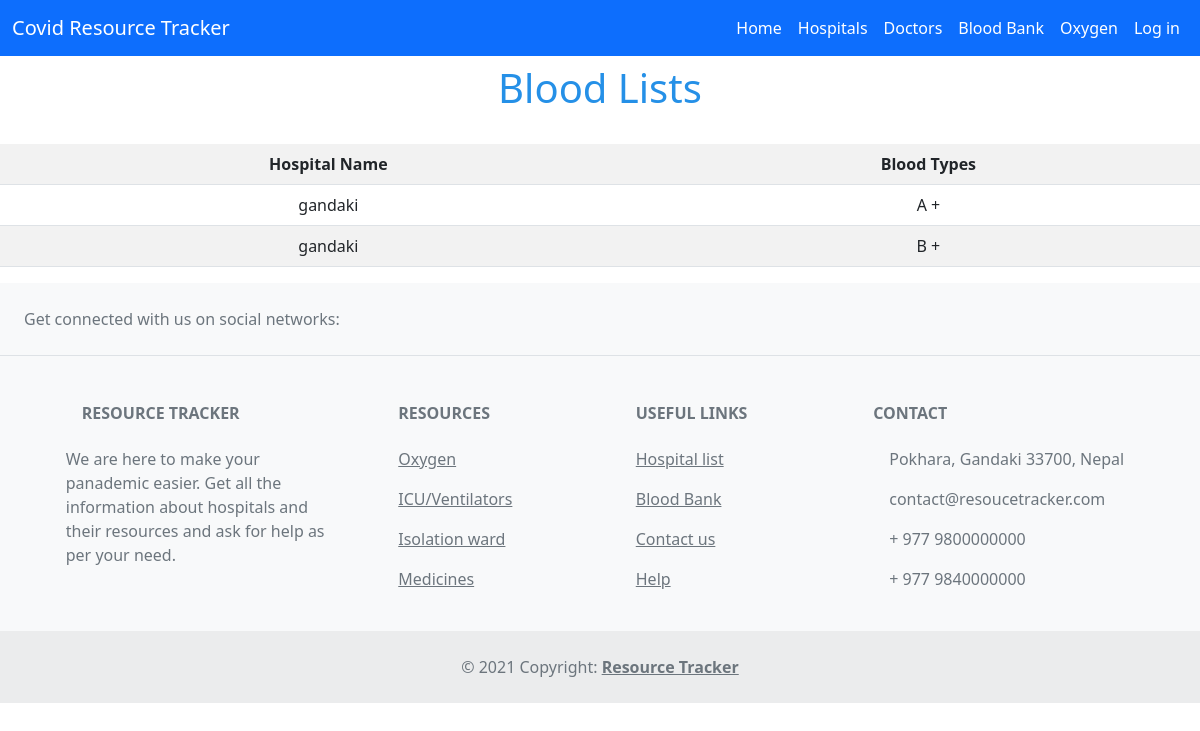
The page /blood_list/ on the database its author committed.
### apps/models.py (models this page shows, shortened)
class Blood(models.Model):
    hospital = models.ForeignKey(Hospital, on_delete=models.CASCADE)
    blood_type = models.CharField(choices=blood_types, max_length=10)

class Hospital(models.Model):
    name = models.CharField(max_length=255)
    email = models.EmailField(unique=True)
    address = models.CharField(max_length=255)
    contact_no = models.CharField(max_length=15)
    hospital_image = models.ImageField(upload_to='hospital_image')

### apps/user_views.py (the view)
# urls.py: path('blood_list/', blood_list, name='blood_list'),
def blood_list(request):
    bloods = Blood.objects.all()
    context = {
        'bloods': bloods,
    }
    return render(request, 'user/blood_list.html', context)

### apps/templates/user/blood_list.html (shortened to what this page needs)
{% extends 'user_base.html' %}
{% block content %}
<h1 class="text-center my-2">Blood Lists</h1>
<br>
<table class="table table-striped text-center">
    <tr>
        <th>Hospital Name</th>
        <th>Blood Types</th>
    </tr>
{% for blood in bloods %}
    <tr>
        <td> {{ blood.hospital.name }}</td>
        <td> {{ blood.blood_type }}</td>
    </tr>
{% endfor %}
</table>
{% endblock content %}

### static/css/user_base.css (style rules this page uses)
h1 { color:rgb(37, 144, 231); }

### rows shown on the page
Blood: hospital.name "gandaki", blood_type "A +"
Blood: hospital.name "gandaki", blood_type "B +"
